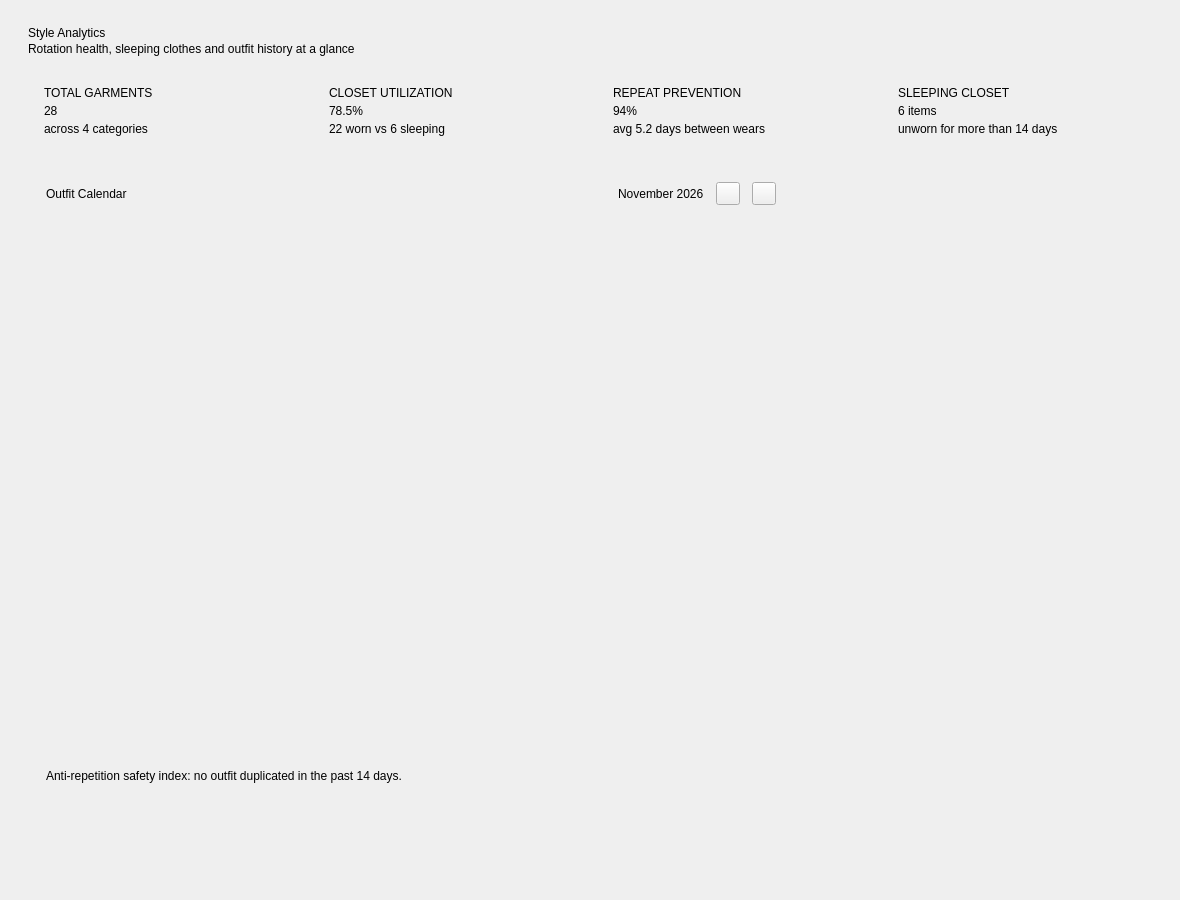
<?xml version="1.0" encoding="UTF-8"?>
<ui version="4.0">
 <class>AnalyticsPage</class>
 <widget class="QWidget" name="AnalyticsPage">
  <property name="geometry">
   <rect>
    <x>0</x>
    <y>0</y>
    <width>1180</width>
    <height>900</height>
   </rect>
  </property>
  <layout class="QVBoxLayout" name="rootLayout">
   <property name="spacing">
    <number>16</number>
   </property>
   <property name="leftMargin">
    <number>28</number>
   </property>
   <property name="topMargin">
    <number>26</number>
   </property>
   <property name="rightMargin">
    <number>28</number>
   </property>
   <property name="bottomMargin">
    <number>22</number>
   </property>
   <item>
    <layout class="QHBoxLayout" name="headerRow">
     <item>
      <layout class="QVBoxLayout" name="titleBlock">
       <property name="spacing">
        <number>2</number>
       </property>
       <item>
        <widget class="QLabel" name="pageTitle">
         <property name="text">
          <string>Style Analytics</string>
         </property>
         <property name="role" stdset="0">
          <string>display</string>
         </property>
        </widget>
       </item>
       <item>
        <widget class="QLabel" name="pageSubtitle">
         <property name="text">
          <string>Rotation health, sleeping clothes and outfit history at a glance</string>
         </property>
         <property name="role" stdset="0">
          <string>muted</string>
         </property>
        </widget>
       </item>
      </layout>
     </item>
     <item>
      <spacer name="headerSpacer">
       <property name="orientation">
        <enum>Qt::Orientation::Horizontal</enum>
       </property>
       <property name="sizeHint" stdset="0">
        <size>
         <width>20</width>
         <height>0</height>
        </size>
       </property>
      </spacer>
     </item>
    </layout>
   </item>
   <item>
    <layout class="QHBoxLayout" name="kpiRow">
     <property name="spacing">
      <number>14</number>
     </property>
     <item>
      <widget class="QFrame" name="kpiTotal">
       <layout class="QVBoxLayout" name="kpiTotalLayout">
        <property name="spacing">
         <number>4</number>
        </property>
        <property name="leftMargin">
         <number>16</number>
        </property>
        <property name="topMargin">
         <number>14</number>
        </property>
        <property name="rightMargin">
         <number>16</number>
        </property>
        <property name="bottomMargin">
         <number>14</number>
        </property>
        <item>
         <widget class="QLabel" name="kpiTotalTitle">
          <property name="text">
           <string>TOTAL GARMENTS</string>
          </property>
          <property name="role" stdset="0">
           <string>label</string>
          </property>
         </widget>
        </item>
        <item>
         <widget class="QLabel" name="kpiTotalValue">
          <property name="text">
           <string>28</string>
          </property>
          <property name="role" stdset="0">
           <string>kpi</string>
          </property>
         </widget>
        </item>
        <item>
         <widget class="QLabel" name="kpiTotalHint">
          <property name="text">
           <string>across 4 categories</string>
          </property>
          <property name="role" stdset="0">
           <string>muted</string>
          </property>
         </widget>
        </item>
       </layout>
      </widget>
     </item>
     <item>
      <widget class="QFrame" name="kpiUtilization">
       <layout class="QVBoxLayout" name="kpiUtilLayout">
        <property name="spacing">
         <number>4</number>
        </property>
        <property name="leftMargin">
         <number>16</number>
        </property>
        <property name="topMargin">
         <number>14</number>
        </property>
        <property name="rightMargin">
         <number>16</number>
        </property>
        <property name="bottomMargin">
         <number>14</number>
        </property>
        <item>
         <widget class="QLabel" name="kpiUtilTitle">
          <property name="text">
           <string>CLOSET UTILIZATION</string>
          </property>
          <property name="role" stdset="0">
           <string>label</string>
          </property>
         </widget>
        </item>
        <item>
         <widget class="QLabel" name="kpiUtilValue">
          <property name="text">
           <string>78.5%</string>
          </property>
          <property name="role" stdset="0">
           <string>kpi</string>
          </property>
         </widget>
        </item>
        <item>
         <widget class="QLabel" name="kpiUtilHint">
          <property name="text">
           <string>22 worn vs 6 sleeping</string>
          </property>
          <property name="role" stdset="0">
           <string>muted</string>
          </property>
         </widget>
        </item>
       </layout>
      </widget>
     </item>
     <item>
      <widget class="QFrame" name="kpiRepeat">
       <layout class="QVBoxLayout" name="kpiRepeatLayout">
        <property name="spacing">
         <number>4</number>
        </property>
        <property name="leftMargin">
         <number>16</number>
        </property>
        <property name="topMargin">
         <number>14</number>
        </property>
        <property name="rightMargin">
         <number>16</number>
        </property>
        <property name="bottomMargin">
         <number>14</number>
        </property>
        <item>
         <widget class="QLabel" name="kpiRepeatTitle">
          <property name="text">
           <string>REPEAT PREVENTION</string>
          </property>
          <property name="role" stdset="0">
           <string>label</string>
          </property>
         </widget>
        </item>
        <item>
         <widget class="QLabel" name="kpiRepeatValue">
          <property name="text">
           <string>94%</string>
          </property>
          <property name="role" stdset="0">
           <string>kpi</string>
          </property>
         </widget>
        </item>
        <item>
         <widget class="QLabel" name="kpiRepeatHint">
          <property name="text">
           <string>avg 5.2 days between wears</string>
          </property>
          <property name="role" stdset="0">
           <string>muted</string>
          </property>
         </widget>
        </item>
       </layout>
      </widget>
     </item>
     <item>
      <widget class="QFrame" name="kpiSleeping">
       <layout class="QVBoxLayout" name="kpiSleepingLayout">
        <property name="spacing">
         <number>4</number>
        </property>
        <property name="leftMargin">
         <number>16</number>
        </property>
        <property name="topMargin">
         <number>14</number>
        </property>
        <property name="rightMargin">
         <number>16</number>
        </property>
        <property name="bottomMargin">
         <number>14</number>
        </property>
        <item>
         <widget class="QLabel" name="kpiSleepingTitle">
          <property name="text">
           <string>SLEEPING CLOSET</string>
          </property>
          <property name="role" stdset="0">
           <string>label</string>
          </property>
         </widget>
        </item>
        <item>
         <widget class="QLabel" name="kpiSleepingValue">
          <property name="text">
           <string>6 items</string>
          </property>
          <property name="role" stdset="0">
           <string>kpiWarn</string>
          </property>
         </widget>
        </item>
        <item>
         <widget class="QLabel" name="kpiSleepingHint">
          <property name="text">
           <string>unworn for more than 14 days</string>
          </property>
          <property name="role" stdset="0">
           <string>muted</string>
          </property>
         </widget>
        </item>
       </layout>
      </widget>
     </item>
    </layout>
   </item>
   <item>
    <layout class="QHBoxLayout" name="bodyRow">
     <property name="spacing">
      <number>18</number>
     </property>
     <item>
      <widget class="QFrame" name="calendarCard">
       <layout class="QVBoxLayout" name="calendarCardLayout">
        <property name="spacing">
         <number>12</number>
        </property>
        <property name="leftMargin">
         <number>18</number>
        </property>
        <property name="topMargin">
         <number>16</number>
        </property>
        <property name="rightMargin">
         <number>18</number>
        </property>
        <property name="bottomMargin">
         <number>16</number>
        </property>
        <item>
         <layout class="QHBoxLayout" name="calendarHeader">
          <item>
           <widget class="QLabel" name="calendarTitle">
            <property name="text">
             <string>Outfit Calendar</string>
            </property>
            <property name="role" stdset="0">
             <string>h2</string>
            </property>
           </widget>
          </item>
          <item>
           <spacer name="calendarSpacer">
            <property name="orientation">
             <enum>Qt::Orientation::Horizontal</enum>
            </property>
            <property name="sizeHint" stdset="0">
             <size>
              <width>20</width>
              <height>0</height>
             </size>
            </property>
           </spacer>
          </item>
          <item>
           <widget class="QLabel" name="calendarMonth">
            <property name="text">
             <string>November 2026</string>
            </property>
            <property name="role" stdset="0">
             <string>h2</string>
            </property>
           </widget>
          </item>
          <item>
           <widget class="QToolButton" name="prevMonth">
            <property name="text">
             <string/>
            </property>
            <property name="toolTip">
             <string>Previous month</string>
            </property>
           </widget>
          </item>
          <item>
           <widget class="QToolButton" name="nextMonth">
            <property name="text">
             <string/>
            </property>
            <property name="toolTip">
             <string>Next month</string>
            </property>
           </widget>
          </item>
         </layout>
        </item>
        <item>
         <widget class="QFrame" name="calendarGrid">
          <property name="minimumSize">
           <size>
            <width>0</width>
            <height>460</height>
           </size>
          </property>
          <property name="frameShape">
           <enum>QFrame::Shape::NoFrame</enum>
          </property>
         </widget>
        </item>
        <item>
         <widget class="QLabel" name="calendarFooter">
          <property name="text">
           <string>Anti-repetition safety index: no outfit duplicated in the past 14 days.</string>
          </property>
          <property name="role" stdset="0">
           <string>muted</string>
          </property>
         </widget>
        </item>
       </layout>
      </widget>
     </item>
     <item>
      <widget class="QScrollArea" name="sideScroll">
       <property name="minimumSize">
        <size>
         <width>340</width>
         <height>0</height>
        </size>
       </property>
       <property name="maximumSize">
        <size>
         <width>340</width>
         <height>16777215</height>
        </size>
       </property>
       <property name="frameShape">
        <enum>QFrame::Shape::NoFrame</enum>
       </property>
       <property name="widgetResizable">
        <bool>true</bool>
       </property>
       <property name="horizontalScrollBarPolicy">
        <enum>Qt::ScrollBarPolicy::ScrollBarAlwaysOff</enum>
       </property>
       <widget class="QWidget" name="sideHost">
        <property name="geometry">
         <rect>
          <x>0</x>
          <y>0</y>
          <width>330</width>
          <height>700</height>
         </rect>
        </property>
        <layout class="QVBoxLayout" name="sideHostLayout">
         <property name="spacing">
          <number>14</number>
         </property>
         <property name="leftMargin">
          <number>0</number>
         </property>
         <property name="topMargin">
          <number>0</number>
         </property>
         <property name="rightMargin">
          <number>0</number>
         </property>
         <property name="bottomMargin">
          <number>0</number>
         </property>
        </layout>
       </widget>
      </widget>
     </item>
    </layout>
   </item>
  </layout>
 </widget>
 <resources/>
 <connections/>
</ui>
